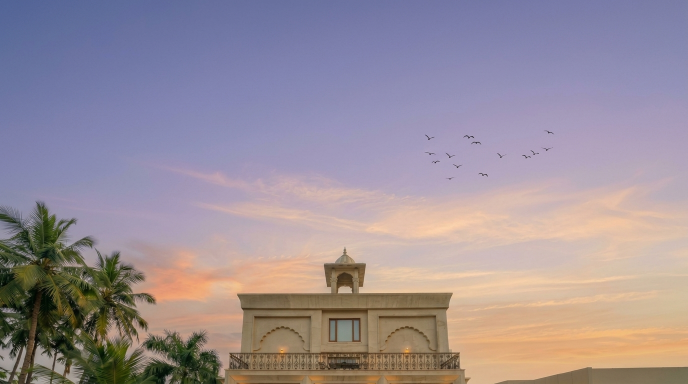
#> input picture img/main1.jpg, 1376 x 768 px (shown at 1/2 size)
$ python tour_pipeline.py
#> lines starting #> are read from the running program, lines starting #| are printed output that depends on the picture
#!/usr/bin/env python3
"""
TourPipeline: A deep, consolidated module for rendering the 100% artifact-free
FPV drone scrollytelling tour of the resort.

Encapsulates asset cataloging, camera kinematics, door/curtain perspective
transformations, video encoding, and high-performance WebP frame extraction.
"""

from dataclasses import dataclass
import math
import os
import sys
import argparse
from typing import Optional, Callable
import cv2
import numpy as np


@dataclass
class TourConfig:
    width: int = 1920
    height: int = 1080
    fps: int = 30
    total_frames: int = 600
    asset_dir: str = "img"
    video_output: str = "resort_drone_flight.mp4"
    frames_dir: str = "frames_webp"
    webp_quality: int = 80


class AssetCatalog:
    """Loads and pre-processes all high-res photography assets."""

    def __init__(self, asset_dir: str = "img", width: int = 1920, height: int = 1080):
        self.asset_dir = asset_dir
        self.width = width
        self.height = height

        # Load raw assets
        self.img_main1 = self._load_img("main1.jpg")
        self.img_main2 = self._load_img("main2.jpg")
        self.img_door_l = self._load_img("door_left.png")
        self.img_door_r = self._load_img("door_right.png")
        self.img_curt_l = self._load_or_create_curtain("left")
        self.img_curt_r = self._load_or_create_curtain("right")
        self.img_banq1 = self._load_img("banq1.jpg")
        self.img_banq2 = self._load_img("banq2.jpg")
        self.img_banq3 = self._load_img("banq3.jpg")
        self.img_banq4 = self._load_img("banq4.jpg")

        # Build seamless master facade panorama
        self.pano = self._build_master_facade()
        self.pano_h, self.pano_w = self.pano.shape[:2]

        # Calculate entrance door landmarks on panorama
        self.door_x1 = int(648 * 1920 / 1376)
        self.door_x2 = int(728 * 1920 / 1376)
        self.door_y1 = int(806 * 1920 / 1376)
        self.door_y2 = int(892 * 1920 / 1376)

        # Calculate right picture-window landmarks on panorama
        self.win_x1 = int(770 * 1920 / 1376)
        self.win_x2 = int(840 * 1920 / 1376)
        self.win_y1 = int(792 * 1920 / 1376)
        self.win_y2 = int(892 * 1920 / 1376)

        # Pre-scale interior assets for aspect cover
        self.asset_banq1 = self._make_cover_asset(self.img_banq1)
        self.asset_banq2 = self._make_cover_asset(self.img_banq2)
        self.asset_banq3 = self._make_cover_asset(self.img_banq3)
        self.asset_banq4 = self._make_cover_asset(self.img_banq4)

    def _load_img(self, filename: str, flags: int = cv2.IMREAD_COLOR) -> np.ndarray:
#> called with filename = 'main1.jpg', flags = 1
        path = os.path.join(self.asset_dir, filename)
        if not os.path.exists(path):
            raise FileNotFoundError(f"Required asset not found: {path}")
        img = cv2.imread(path, flags)
#> img is the input picture: shape (768, 1376, 3); mean B, G, R 151.8, 142.6, 154.6
#> call 2 of _load_img, with filename = 'main2.jpg', flags = 1
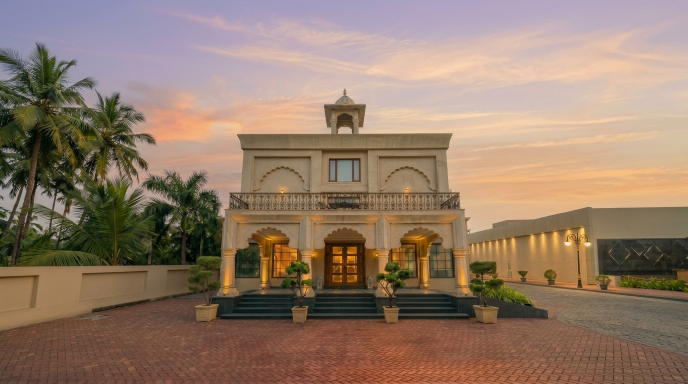
#> input picture img/main2.jpg, 1376 x 768 px (shown at 1/2 size)
#> in _load_img, img is the input picture: shape (768, 1376, 3); mean B, G, R 104.9, 122.8, 146.5
#> call 3 of _load_img, with filename = 'door_left.png', flags = 1
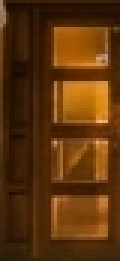
#> input picture img/door_left.png, 40 x 87 px (shown 3 times larger)
#> in _load_img, img is the input picture: shape (87, 40, 3); mean B, G, R 11.9, 51.3, 92.8
#> call 4 of _load_img, with filename = 'door_right.png', flags = 1
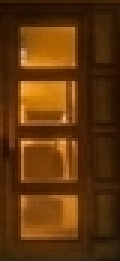
#> input picture img/door_right.png, 40 x 87 px (shown 3 times larger)
#> in _load_img, img is the input picture: shape (87, 40, 3); mean B, G, R 11.9, 53, 96.2
        if img is None:
            raise ValueError(f"Failed to decode image: {path}")
        return img

    def _load_or_create_curtain(self, side: str) -> np.ndarray:
#> called with side = 'left'
        path = os.path.join(self.asset_dir, f"curtain_{side}.png")
        if os.path.exists(path):
            img = cv2.imread(path, cv2.IMREAD_UNCHANGED)
            if img is not None:
                return img
        # Synthesize realistic semi-transparent sheer curtain
        h, w = 600, 300
        curt = np.zeros((h, w, 4), dtype=np.uint8)
        curt[:, :, 0] = 230  # B (warm ivory)
        curt[:, :, 1] = 242  # G
        curt[:, :, 2] = 252  # R
        for x in range(w):
            phase = 0.0 if side == "left" else math.pi
            fold = 0.65 + 0.25 * math.sin(x * 0.09 + phase) + 0.10 * math.cos(x * 0.04)
            edge = 1.0 - (x / float(w) * 0.3) if side == "left" else 0.7 + (x / float(w) * 0.3)
            alpha = np.clip(180 * fold * edge, 70, 230)
            curt[:, x, 3] = int(alpha)
        cv2.imwrite(path, curt)
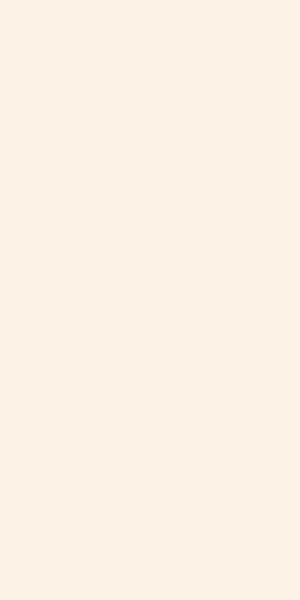
#> saved as curtain_left.png: shape (600, 300, 4); mean B, G, R, A 230, 242, 252, 102.8
        return curt

    # [34 lines left out: functions _build_master_facade, _make_cover_asset, not called in this run]


class CameraEngine:
    """Evaluates smooth camera transformations strictly within image boundaries."""

    # [112 lines left out: functions smoothstep, ease_in_out, sample_virtual_cam, render_doors_and_curtains, not called in this run]


class TourPipeline:
    """Deep module orchestrating the 6-phase continuous FPV drone tour."""

    def __init__(self, config: Optional[TourConfig] = None):
        self.config = config or TourConfig()
        self.catalog = AssetCatalog(
            self.config.asset_dir, self.config.width, self.config.height
        )
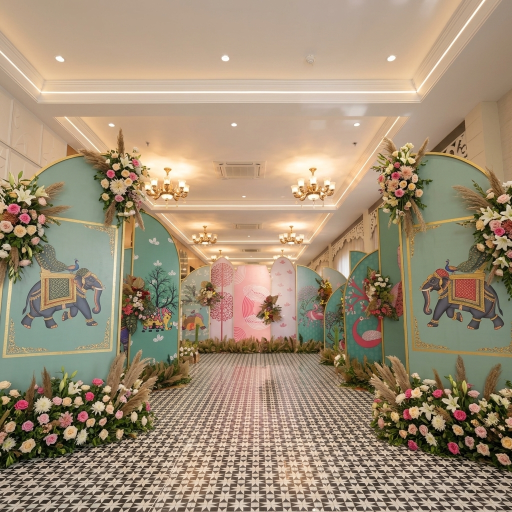
#> input picture img/banq1.jpg, 1024 x 1024 px (shown at 1/2 size)
#> in _load_img, img is the input picture: shape (1024, 1024, 3); mean B, G, R 118.1, 142.1, 160.5
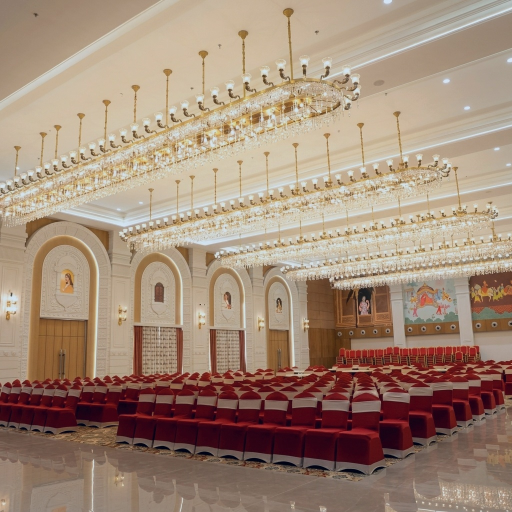
#> input picture img/banq2.jpg, 1024 x 1024 px (shown at 1/2 size)
#> in _load_img, img is the input picture: shape (1024, 1024, 3); mean B, G, R 119.3, 137.4, 161.2
        self.cam = CameraEngine()

    # [236 lines left out: functions render_frame, render_video, export_webp_frames, not called in this run]


def main():
    parser = argparse.ArgumentParser(description="FPV Drone Resort Tour Rendering Pipeline")
    parser.add_argument("--video", action="store_true", help="Render full MP4 video")
    parser.add_argument("--frames", action="store_true", help="Export WebP frames")
    parser.add_argument("--all", action="store_true", help="Render both video and WebP frames")
    parser.add_argument("--test-frame", type=int, help="Render and save a single test frame")
    parser.add_argument("--quality", type=int, default=80, help="WebP quality factor (1-100)")
    parser.add_argument("--output-video", type=str, default="resort_drone_flight.mp4")
    parser.add_argument("--output-frames", type=str, default="frames_webp")
    args = parser.parse_args()

    config = TourConfig(
        video_output=args.output_video,
        frames_dir=args.output_frames,
        webp_quality=args.quality,
    )
    pipeline = TourPipeline(config)

    if args.test_frame is not None:
        idx = args.test_frame
        frame = pipeline.render_frame(idx)
        out_name = f"test_frame_{idx:04d}.jpg"
        cv2.imwrite(out_name, frame)
        print(f"Saved test frame {idx} to {out_name}")
        return

    if args.all or (not args.video and not args.frames):
        print("=== Rendering Video & WebP Frames via Deep TourPipeline ===")
        pipeline.render_video()
        pipeline.export_webp_frames()
    elif args.video:
        print("=== Rendering Video via Deep TourPipeline ===")
        pipeline.render_video()
    elif args.frames:
        print("=== Exporting WebP Frames via Deep TourPipeline ===")
        pipeline.export_webp_frames()


if __name__ == "__main__":
#> (the run stopped early here; a loop or call above may not have finished)
